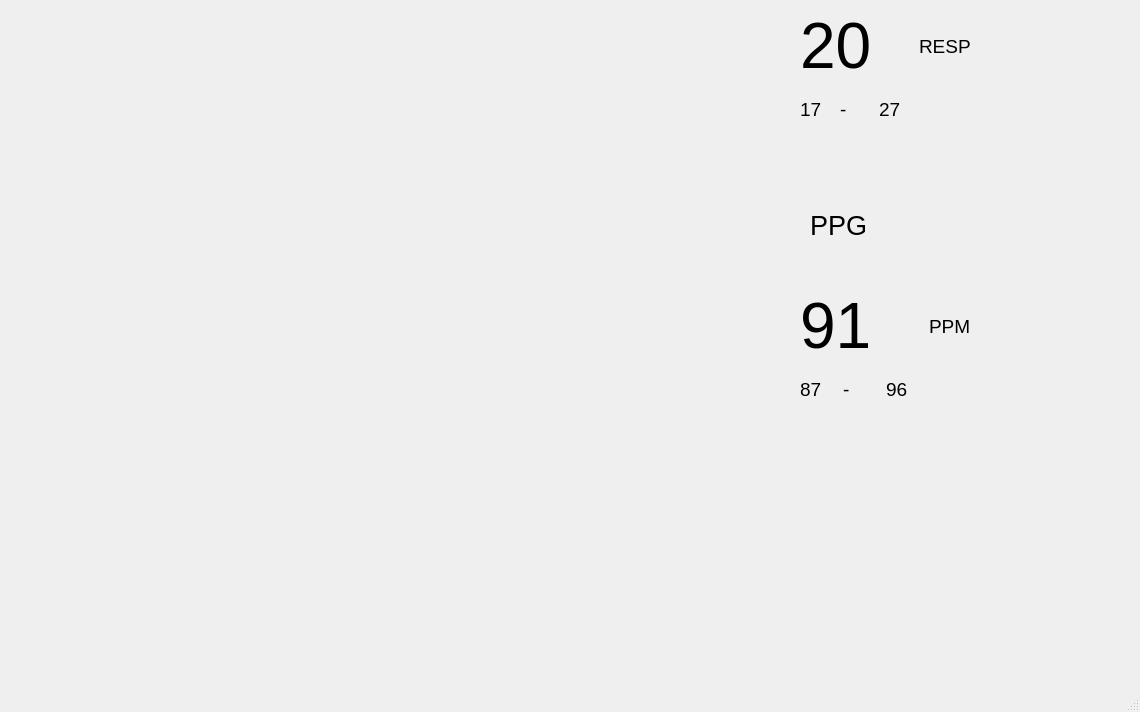
<?xml version="1.0" encoding="UTF-8"?>
<ui version="4.0">
 <class>MainWindow</class>
 <widget class="QMainWindow" name="MainWindow">
  <property name="geometry">
   <rect>
    <x>0</x>
    <y>0</y>
    <width>1140</width>
    <height>712</height>
   </rect>
  </property>
  <property name="windowTitle">
   <string>MainWindow</string>
  </property>
  <property name="autoFillBackground">
   <bool>false</bool>
  </property>
  <widget class="QWidget" name="centralwidget">
   <widget class="QWidget" name="gridLayoutWidget">
    <property name="geometry">
     <rect>
      <x>800</x>
      <y>10</y>
      <width>171</width>
      <height>121</height>
     </rect>
    </property>
    <layout class="QGridLayout" name="gridLayout">
     <item row="1" column="2">
      <widget class="QLabel" name="lb_max_resp">
       <property name="font">
        <font>
         <pointsize>14</pointsize>
        </font>
       </property>
       <property name="text">
        <string>27</string>
       </property>
      </widget>
     </item>
     <item row="1" column="0">
      <widget class="QLabel" name="lb_min_resp">
       <property name="font">
        <font>
         <pointsize>14</pointsize>
        </font>
       </property>
       <property name="text">
        <string>17</string>
       </property>
      </widget>
     </item>
     <item row="0" column="3">
      <widget class="QLabel" name="label">
       <property name="font">
        <font>
         <pointsize>14</pointsize>
        </font>
       </property>
       <property name="text">
        <string>RESP</string>
       </property>
      </widget>
     </item>
     <item row="1" column="1">
      <widget class="QLabel" name="label_3">
       <property name="font">
        <font>
         <pointsize>14</pointsize>
        </font>
       </property>
       <property name="text">
        <string>-</string>
       </property>
      </widget>
     </item>
     <item row="0" column="0" colspan="3">
      <widget class="QLabel" name="lb_resp">
       <property name="font">
        <font>
         <pointsize>48</pointsize>
        </font>
       </property>
       <property name="text">
        <string>20</string>
       </property>
      </widget>
     </item>
    </layout>
   </widget>
   <widget class="QLabel" name="lb_ppg">
    <property name="geometry">
     <rect>
      <x>810</x>
      <y>200</y>
      <width>101</width>
      <height>51</height>
     </rect>
    </property>
    <property name="font">
     <font>
      <pointsize>20</pointsize>
     </font>
    </property>
    <property name="text">
     <string>PPG</string>
    </property>
   </widget>
   <widget class="QWidget" name="gridLayoutWidget_2">
    <property name="geometry">
     <rect>
      <x>800</x>
      <y>290</y>
      <width>171</width>
      <height>121</height>
     </rect>
    </property>
    <layout class="QGridLayout" name="gridLayout_2">
     <item row="1" column="0">
      <widget class="QLabel" name="lb_min_ppm">
       <property name="font">
        <font>
         <pointsize>14</pointsize>
        </font>
       </property>
       <property name="text">
        <string>87</string>
       </property>
      </widget>
     </item>
     <item row="0" column="3">
      <widget class="QLabel" name="label_2">
       <property name="font">
        <font>
         <pointsize>14</pointsize>
        </font>
       </property>
       <property name="text">
        <string>PPM</string>
       </property>
      </widget>
     </item>
     <item row="1" column="1">
      <widget class="QLabel" name="label_4">
       <property name="font">
        <font>
         <pointsize>14</pointsize>
        </font>
       </property>
       <property name="text">
        <string>-</string>
       </property>
      </widget>
     </item>
     <item row="1" column="2">
      <widget class="QLabel" name="lb_max_ppm">
       <property name="font">
        <font>
         <pointsize>14</pointsize>
        </font>
       </property>
       <property name="text">
        <string>96</string>
       </property>
      </widget>
     </item>
     <item row="0" column="0" colspan="3">
      <widget class="QLabel" name="lb_ppm">
       <property name="font">
        <font>
         <pointsize>48</pointsize>
        </font>
       </property>
       <property name="text">
        <string>91</string>
       </property>
      </widget>
     </item>
    </layout>
   </widget>
   <widget class="WidgetGrafico" name="widgetResp" native="true">
    <property name="geometry">
     <rect>
      <x>30</x>
      <y>40</y>
      <width>701</width>
      <height>91</height>
     </rect>
    </property>
    <widget class="WidgetGrafico" name="widgetResp_2" native="true">
     <property name="geometry">
      <rect>
       <x>-10</x>
       <y>0</y>
       <width>701</width>
       <height>91</height>
      </rect>
     </property>
    </widget>
   </widget>
  </widget>
  <widget class="QStatusBar" name="statusbar"/>
  <widget class="QMenuBar" name="menubar">
   <property name="geometry">
    <rect>
     <x>0</x>
     <y>0</y>
     <width>1140</width>
     <height>21</height>
    </rect>
   </property>
  </widget>
 </widget>
 <customwidgets>
  <customwidget>
   <class>WidgetGrafico</class>
   <extends>QWidget</extends>
   <header>widgetgrafico.h</header>
   <container>1</container>
  </customwidget>
 </customwidgets>
 <resources/>
 <connections/>
</ui>
